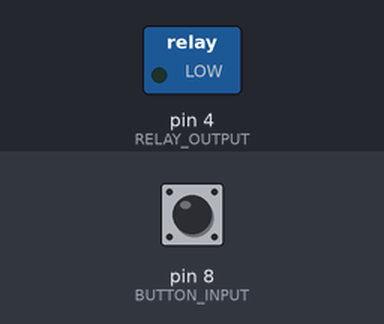
A sketch run on a simulated Arduino Uno, built with avr-gcc and run on an emulated ATmega328P. Shown: switched loads named in the sketch (green lamp = pin HIGH). Inputs (shaded band) come from the test bench; at power-on: pin 8 (BUTTON_INPUT) HIGH. What the sketch prints to the serial monitor is not drawn.

Above: at 1.2 s.
1.3 s: pin 8 (BUTTON_INPUT) pulled LOW for 0.15 s
At 1.37 s:
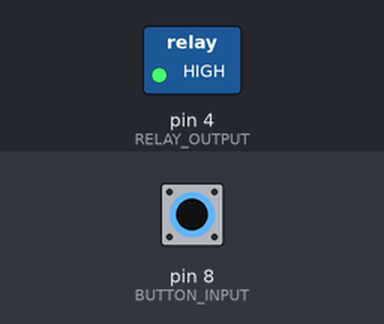
2.9 s: pin 8 (BUTTON_INPUT) pulled LOW for 3.2 s
At 7.3 s:
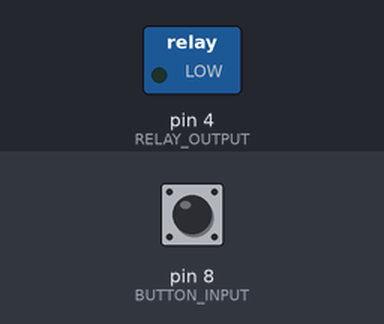
Timing chart, 0 to 8.8 s (numbered marks = the images above; inputs shaded):
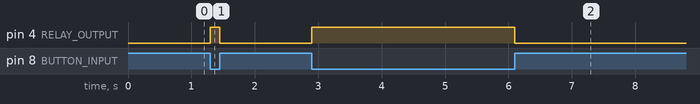

The sketch:

relay-test.ino
```cpp
const int BUTTON_INPUT = 8;
const int RELAY_OUTPUT = 4;

void setup() {
  // put your setup code here, to run once:
  pinMode(BUTTON_INPUT, INPUT_PULLUP);
  pinMode(RELAY_OUTPUT, OUTPUT);

  Serial.begin(9600);
  Serial.println("Hello, world!");
}

void loop() {
  // put your main code here, to run repeatedly:

  if (digitalRead(BUTTON_INPUT) == LOW) {
    digitalWrite(RELAY_OUTPUT, HIGH);
  } else {
    digitalWrite(RELAY_OUTPUT, LOW);
  }
}
```

Measured:
- after the input at 1.3 s, pin 4 (RELAY_OUTPUT): LOW → HIGH at once, → LOW 0.15 s later
- after the input at 2.9 s, pin 4 (RELAY_OUTPUT): LOW → HIGH at once, → LOW 3.2 s later
